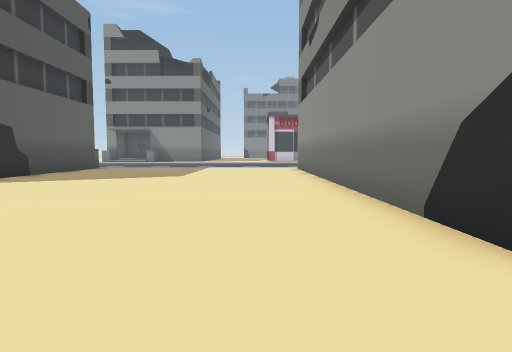
View 1 (above)

24 first-person views from a walk through a 3-D level made in the Unity game engine. The camera is 1.3 m above the floor, tilts 4° down and sees 75° across. The floor is counted in squares, 2 m on a side. Each view is taken from the middle of a square. On the plan, view 1 faces up. The plan holds only what a view shows up to about 10 squares ahead; the rest is blank. The place goes on beyond the plan.

View 2
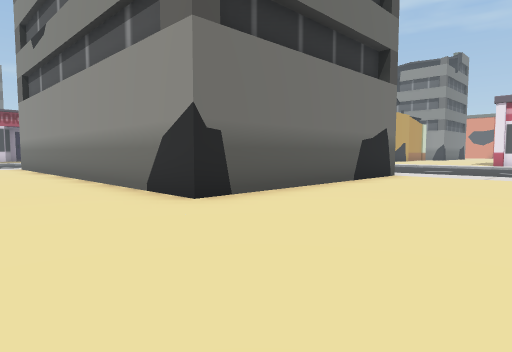

View 3
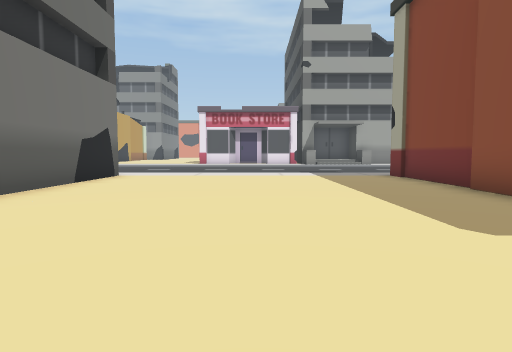

View 4
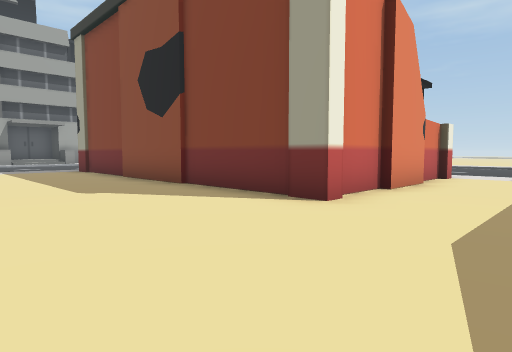

View 5
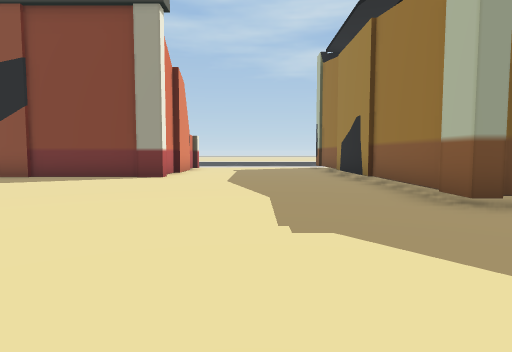

View 6
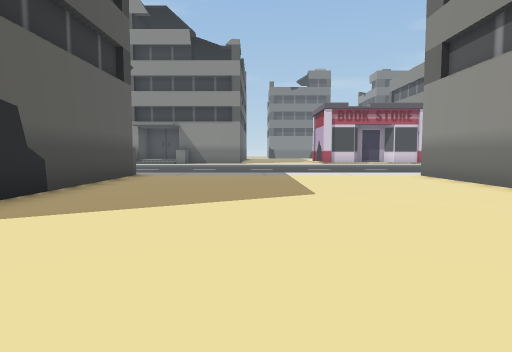

View 7
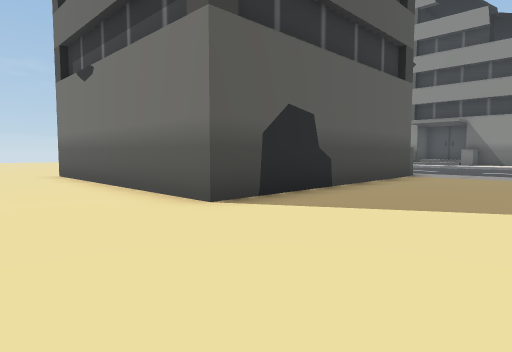

View 8
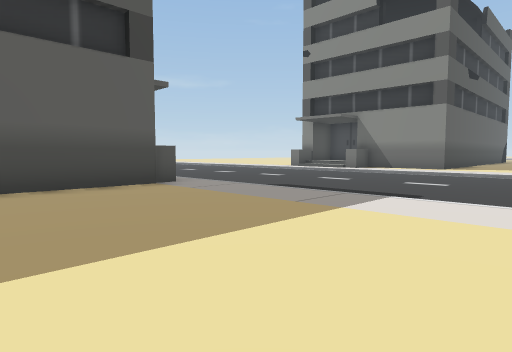

View 9
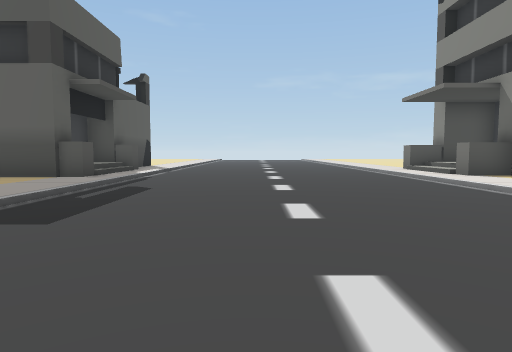

View 10
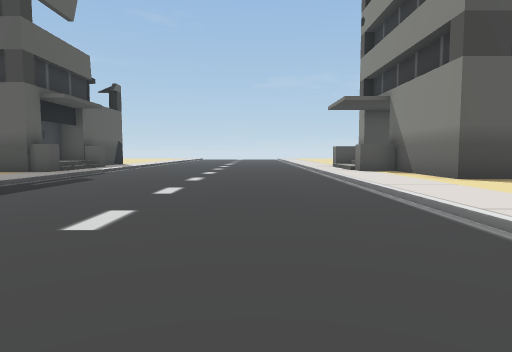

View 11
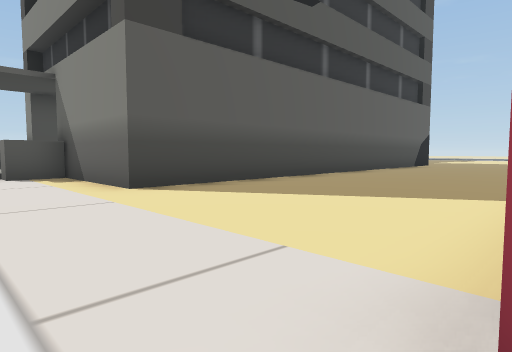

View 12
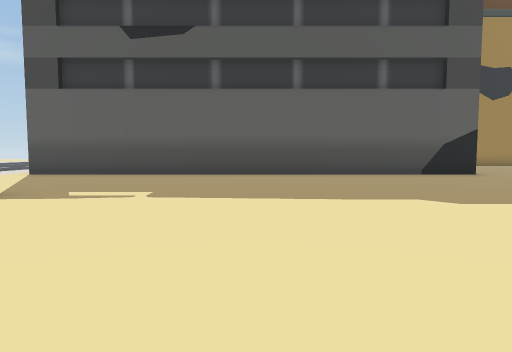

View 13
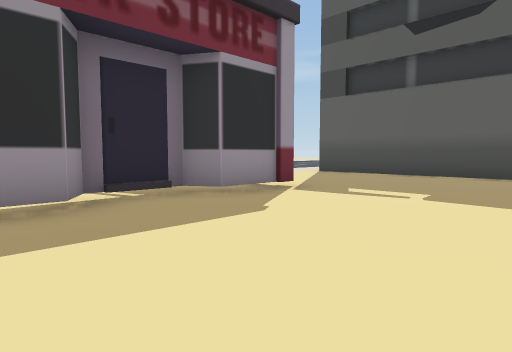

View 14
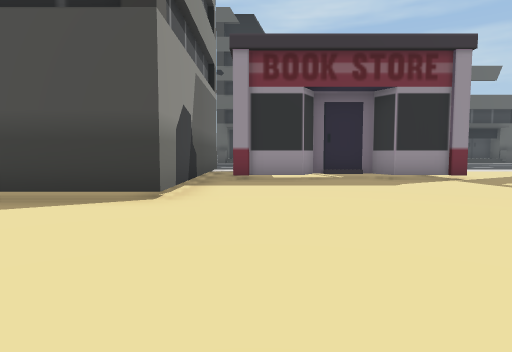

View 15
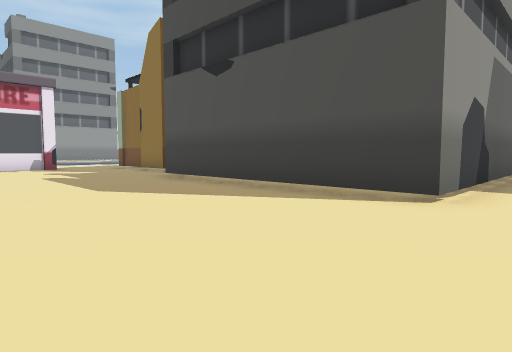

View 16
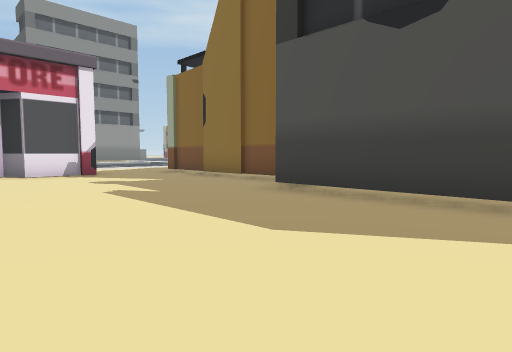

View 17
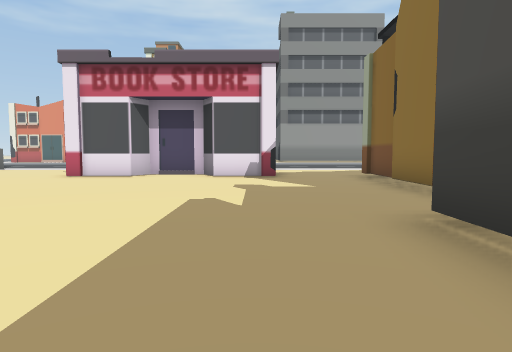

View 18
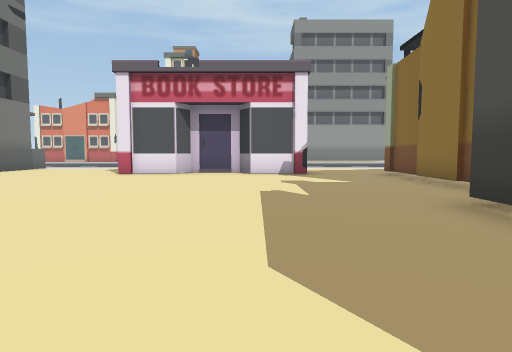

View 19
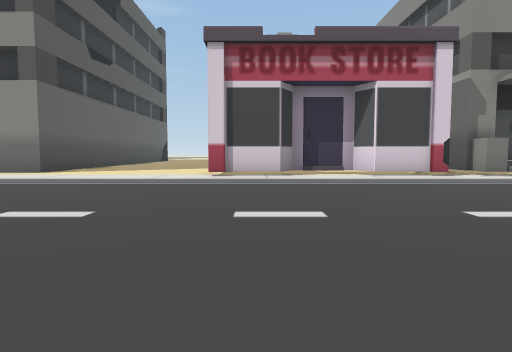

View 20
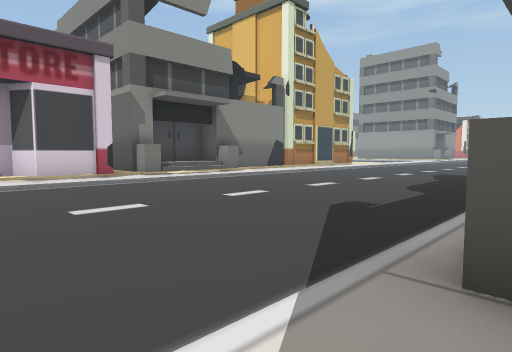

View 21
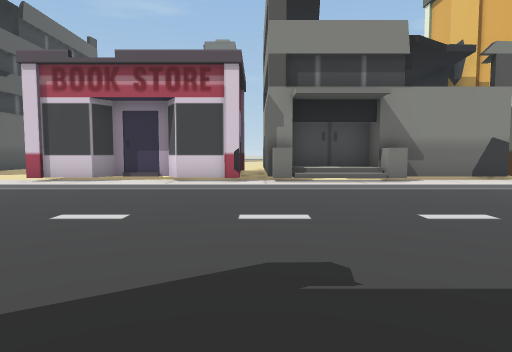

View 22
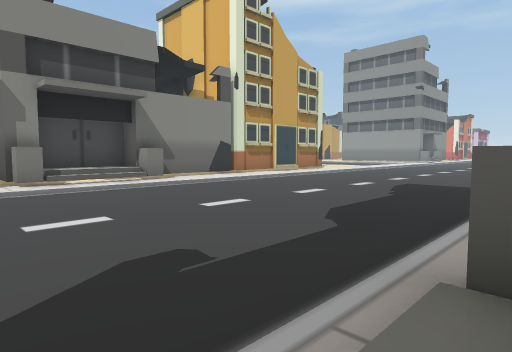

View 23
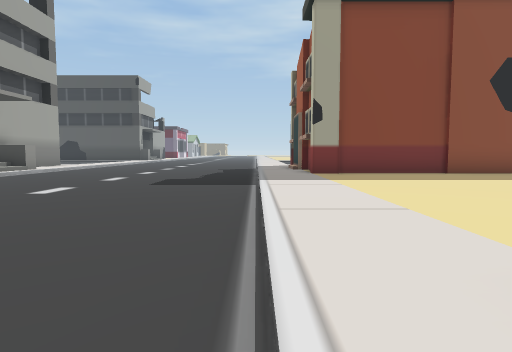

View 24
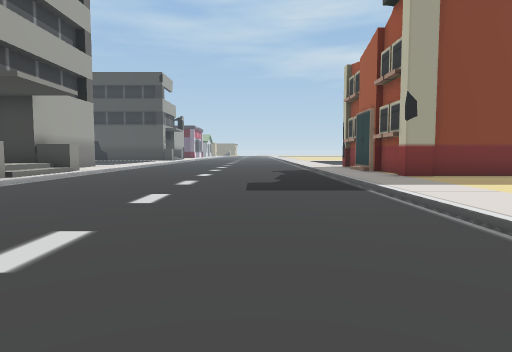

### Floor plan
Key: @ floor where view 1 was taken; # wall or solid block; . main floor; - floor 0.25 m lower than the main floor; : floor 0.5 m higher than the main floor; + floor 0.75 m higher than the main floor; / step, stairs or slope; = window, fence, low wall or low ledge; ^ raised ledge.
Columns run from 8 left of view 1 to 21 right of it. Each row starts with its distance up from view 1.
 38     ..                  .....
 37     #..                .....#
 36     #....            .......##
 35     #.....    ...............#
 34     #....... ................#
 33     #.......................##
 32     #.......................#
 31     #.........................
 30     #...........#######.......
 29     #...........#     #######.
 28     #...........#
 27     #....##..##.#
 26     #.... #### .#
 25     #....  ### .####
 24  ####.... #### .#++#####
 23 //.......##..##.#//#...
 22 //////////////////////
 21 ----------------------
 20 -----------------------
 19 ------------------------
 18 -------------------------
 17 --------------------------
 16 -------- -----------------
 15 ////////  ///////////
 14 /#........ ..#//^
 13  #........#
 12  #........#
 11  #........#
 10  #........#
  9  #........#
  8  #........#
  7 ##........#
  6 ..........#
  5 ..........#
  4  .........#
  3     ......#       /
  2    .......#######./--
  1   ................/---
  0  .......@........./----
 -1  #................/-----
 -2  #................/-----
 -3  #................/------
 -4  #................/------/
 -5  #................/------/=
 -6  #.....##########./------//
 -7  #.....#        #./------//:
 -8      ..#        #//------/=##
 -9      ..#

Where each view was taken, in squares from view 1:
view 1: 0 up, 0 right, facing up
view 2: 2 down, 1 left, facing up-right
view 3: 2 down, 1 left, facing right
view 4: 2 down, 4 left, facing down-right
view 5: 3 up, 4 left, facing down
view 6: 4 up, 3 left, facing up
view 7: 4 up, 3 left, facing up-left
view 8: 10 up, 0 right, facing up-left
view 9: 18 up, 1 right, facing left
view 10: 20 up, 3 right, facing left
view 11: 22 up, 1 right, facing up-left
view 12: 31 up, 6 right, facing left
view 13: 31 up, 6 right, facing down-left
view 14: 35 up, 6 right, facing down
view 15: 35 up, 6 right, facing down-right
view 16: 35 up, 10 right, facing down-right
view 17: 32 up, 11 right, facing right
view 18: 33 up, 10 right, facing right
view 19: 15 up, 2 right, facing up
view 20: 14 up, 3 right, facing up-right
view 21: 14 up, 7 right, facing up
view 22: 14 up, 6 right, facing up-right
view 23: 3 up, 10 right, facing down
view 24: 2 up, 12 right, facing down
